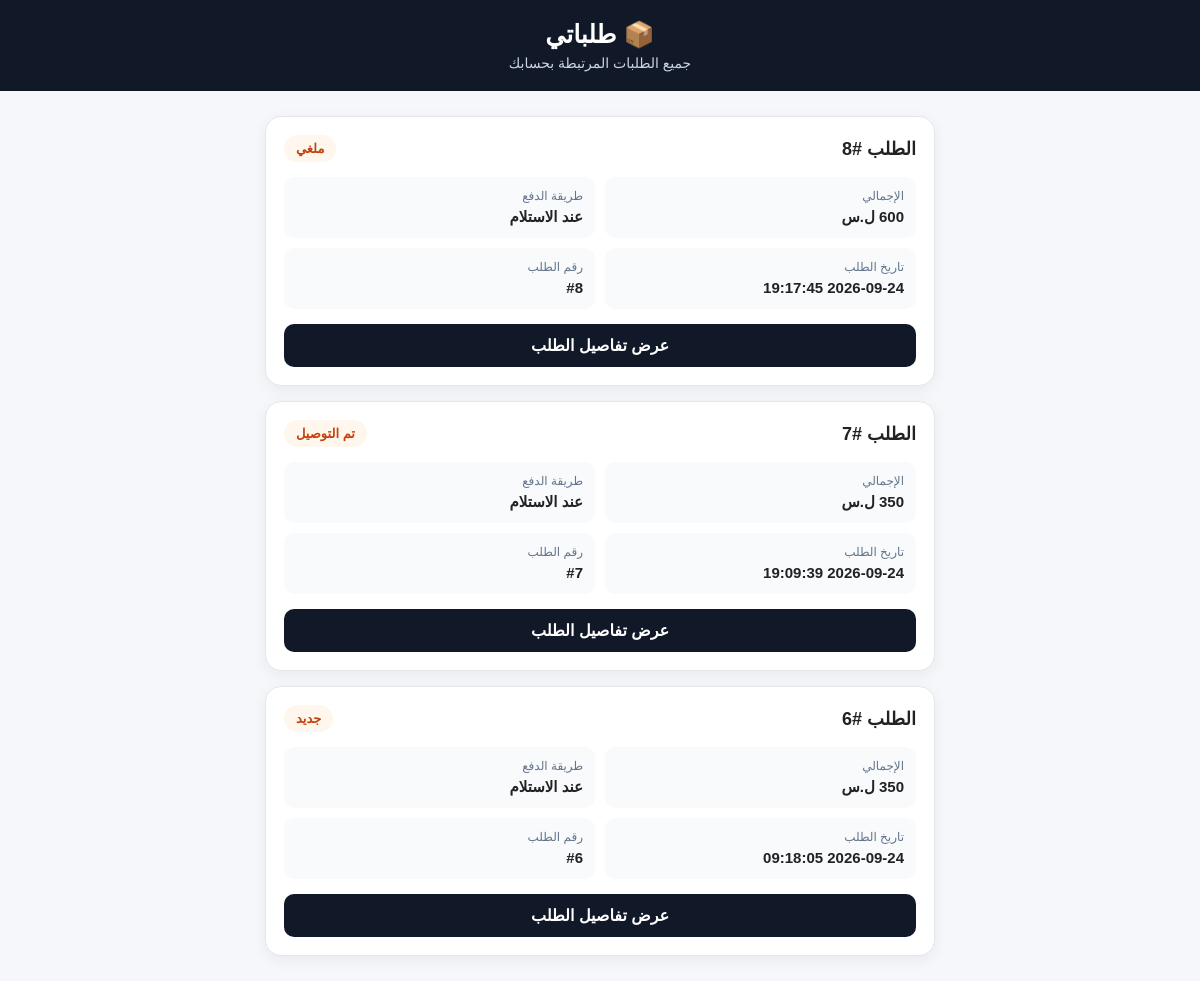
/orders (signed in), run on the app's committed database.
### tables this page shows
CREATE TABLE orders (id INTEGER PRIMARY KEY AUTOINCREMENT, customer_name TEXT NOT NULL, phone TEXT NOT NULL, address TEXT NOT NULL, notes TEXT, payment_method TEXT NOT NULL, transaction_number TEXT, subtotal INTEGER NOT NULL, delivery_fee INTEGER NOT NULL, grand_total INTEGER NOT NULL, status TEXT DEFAULT 'جديد', created_at TIMESTAMP DEFAULT CURRENT_TIMESTAMP, user_id INTEGER);

### app.py (the view)
@app.route("/orders")
def my_orders():
    import sqlite3
    user_id = session.get("user_id")
    if not user_id:
        return redirect(url_for("login"))
    conn = sqlite3.connect("orders.db")
    conn.row_factory = sqlite3.Row
    orders = conn.execute("""
        SELECT *
        FROM orders
        WHERE user_id = ?
        ORDER BY id DESC
    """, (user_id,)).fetchall()
    conn.close()
    return render_template("orders.html", orders=orders)

### templates/orders.html (shortened to what this page needs)
<!DOCTYPE html>
<html lang="ar" dir="rtl">
<head>
</head>
<body>
<div class="header">
    <h1>📦 طلباتي</h1>
    <p>جميع الطلبات المرتبطة بحسابك</p>
</div>
<div class="container">
    {% if orders %}
        {% for order in orders %}
        <div class="order-card">
            <div class="order-top">
                <div class="order-number">
                    الطلب #{{ order.id }}
                </div>
                <div class="status">
                    {{ order.status or "جديد" }}
                </div>
            </div>
            <div class="details">
                <div class="detail">
                    <span>الإجمالي</span>
                    <strong>{{ order.grand_total }} ل.س</strong>
                </div>
                <div class="detail">
                    <span>طريقة الدفع</span>
                    <strong>
                        {% if order.payment_method == "cash" %}
                            عند الاستلام
                        {% else %}
                            شام كاش
                        {% endif %}
                    </strong>
                </div>
                <div class="detail">
                    <span>تاريخ الطلب</span>
                    <strong>{{ order.created_at }}</strong>
                </div>
                <div class="detail">
                    <span>رقم الطلب</span>
                    <strong>#{{ order.id }}</strong>
                </div>
            </div>
            <a class="view-btn" href="/order/{{ order.id }}">
                عرض تفاصيل الطلب
            </a>
        </div>
        {% endfor %}
    {% endif %}
</div>
</body>
</html>

### templates/orders.html (style rules this page uses)
* { box-sizing: border-box; }
body { margin: 0; font-family: Arial, sans-serif; background: #f5f7fb; color: #222; }
.header { background: #111827; color: white; padding: 20px; text-align: center; }
.header h1 { margin: 0 0 6px; font-size: 25px; }
.header p { margin: 0; color: #cbd5e1; font-size: 14px; }
.container { max-width: 700px; margin: 25px auto; padding: 0 15px; }
.order-card { background: white; border-radius: 16px; padding: 18px; margin-bottom: 15px; box-shadow: 0 4px 15px rgba(0,0,0,.06); border: 1px solid #e5e7eb; }
.order-top { display: flex; justify-content: space-between; align-items: center; gap: 10px; margin-bottom: 15px; }
.order-number { font-size: 18px; font-weight: bold; }
.status { padding: 6px 12px; border-radius: 20px; background: #fff7ed; color: #c2410c; font-size: 13px; font-weight: bold; }
.details { display: grid; grid-template-columns: 1fr 1fr; gap: 10px; margin-bottom: 15px; }
.detail { background: #f8fafc; border-radius: 10px; padding: 12px; }
.detail span { display: block; color: #64748b; font-size: 12px; margin-bottom: 5px; }
.detail strong { font-size: 15px; }
.view-btn { display: block; width: 100%; text-align: center; text-decoration: none; background: #111827; color: white; padding: 12px; border-radius: 10px; font-weight: bold; }

### data on the page
orders: id "8", status "ملغي", grand_total "600", payment_method "عند الاستلام", created_at "2026-09-24 19:17:45"
orders: id "7", status "تم التوصيل", grand_total "350", payment_method "عند الاستلام", created_at "2026-09-24 19:09:39"
orders: id "6", status "جديد", grand_total "350", payment_method "عند الاستلام", created_at "2026-09-24 09:18:05"
